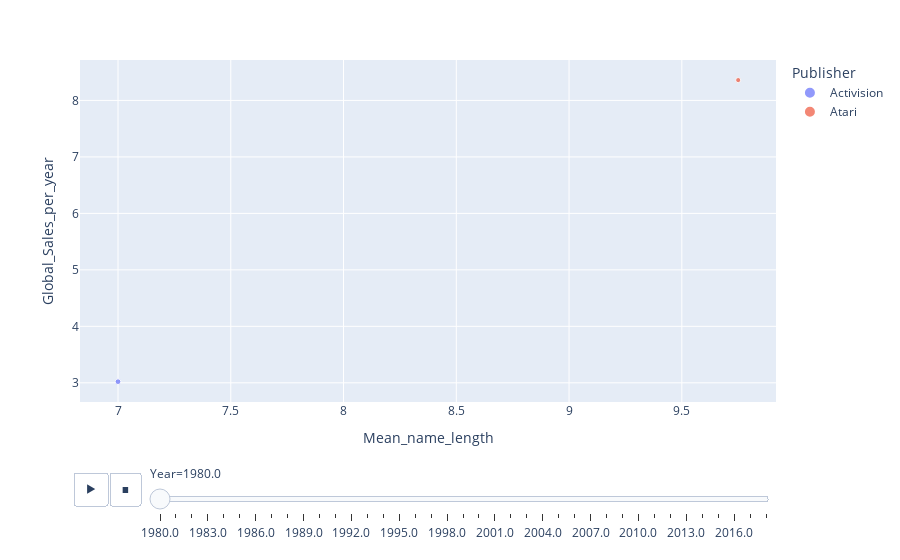

Write notebook code for a chart like this one.
### Markdown cell above
- 3.2.1.3 **Данный график отображает изменения показателя суммарного количества игр в зависимости от средней длины названия игр, выпущенных одной компанией, сквозь различные года**

### Code cell
import plotly.express as px
fig = px.scatter(df_bt, x = 'Mean_name_length', y = 'Global_Sales_per_year', animation_frame = 'Year', color = 'Publisher', size = 'Total_games_amount_per_year')
fig.show()

### Figure 1 — Plotly figure (JSON) as saved in the notebook; plotly's stock layout.template omitted (floating-point values rounded to 4 significant figures)
{"data": [{"hovertemplate": "Publisher=Activision<br>Year=1980.0<br>Mean_name_length=%{x}<br>Global_Sales_per_year=%{y}<br>Total_games_amount_per_year=%{marker.size}<extra></extra>", "legendgroup": "Activision", "marker": {"color": "#636efa", "size": [5], "sizemode": "area", "sizeref": 0.3025, "symbol": "circle"}, "mode": "markers", "name": "Activision", "orientation": "v", "showlegend": true, "type": "scatter", "x": [7], "xaxis": "x", "y": [3.02], "yaxis": "y"}, {"hovertemplate": "Publisher=Atari<br>Year=1980.0<br>Mean_name_length=%{x}<br>Global_Sales_per_year=%{y}<br>Total_games_amount_per_year=%{marker.size}<extra></extra>", "legendgroup": "Atari", "marker": {"color": "#EF553B", "size": [4], "sizemode": "area", "sizeref": 0.3025, "symbol": "circle"}, "mode": "markers", "name": "Atari", "orientation": "v", "showlegend": true, "type": "scatter", "x": [9.75], "xaxis": "x", "y": [8.36], "yaxis": "y"}], "layout": {"legend": {"itemsizing": "constant", "title": {"text": "Publisher"}, "tracegroupgap": 0}, "margin": {"t": 60}, "sliders": [{"active": 0, "currentvalue": {"prefix": "Year="}, "len": 0.9, "pad": {"b": 10, "t": 60}, "steps": [{"args": [["1980.0"], {"frame": {"duration": 0, "redraw": false}, "fromcurrent": true, "mode": "immediate", "transition": {"duration": 0, "easing": "linear"}}], "label": "1980.0", "method": "animate"}, {"args": [["1981.0"], {"frame": {"duration": 0, "redraw": false}, "fromcurrent": true, "mode": "immediate", "transition": {"duration": 0, "easing": "linear"}}], "label": "1981.0", "method": "animate"}, {"args": [["1982.0"], {"frame": {"duration": 0, "redraw": false}, "fromcurrent": true, "mode": "immediate", "transition": {"duration": 0, "easing": "linear"}}], "label": "1982.0", "method": "animate"}, {"args": [["1983.0"], {"frame": {"duration": 0, "redraw": false}, "fromcurrent": true, "mode": "immediate", "transition": {"duration": 0, "easing": "linear"}}], "label": "1983.0", "method": "animate"}, {"args": [["1984.0"], {"frame": {"duration": 0, "redraw": false}, "fromcurrent": true, "mode": "immediate", "transition": {"duration": 0, "easing": "linear"}}], "label": "1984.0", "method": "animate"}, {"args": [["1985.0"], {"frame": {"duration": 0, "redraw": false}, "fromcurrent": true, "mode": "immediate", "transition": {"duration": 0, "easing": "linear"}}], "label": "1985.0", "method": "animate"}, {"args": [["1986.0"], {"frame": {"duration": 0, "redraw": false}, "fromcurrent": true, "mode": "immediate", "transition": {"duration": 0, "easing": "linear"}}], "label": "1986.0", "method": "animate"}, {"args": [["1987.0"], {"frame": {"duration": 0, "redraw": false}, "fromcurrent": true, "mode": "immediate", "transition": {"duration": 0, "easing": "linear"}}], "label": "1987.0", "method": "animate"}, {"args": [["1988.0"], {"frame": {"duration": 0, "redraw": false}, "fromcurrent": true, "mode": "immediate", "transition": {"duration": 0, "easing": "linear"}}], "label": "1988.0", "method": "animate"}, {"args": [["1989.0"], {"frame": {"duration": 0, "redraw": false}, "fromcurrent": true, "mode": "immediate", "transition": {"duration": 0, "easing": "linear"}}], "label": "1989.0", "method": "animate"}, {"args": [["1990.0"], {"frame": {"duration": 0, "redraw": false}, "fromcurrent": true, "mode": "immediate", "transition": {"duration": 0, "easing": "linear"}}], "label": "1990.0", "method": "animate"}, {"args": [["1991.0"], {"frame": {"duration": 0, "redraw": false}, "fromcurrent": true, "mode": "immediate", "transition": {"duration": 0, "easing": "linear"}}], "label": "1991.0", "method": "animate"}, {"args": [["1992.0"], {"frame": {"duration": 0, "redraw": false}, "fromcurrent": true, "mode": "immediate", "transition": {"duration": 0, "easing": "linear"}}], "label": "1992.0", "method": "animate"}, {"args": [["1993.0"], {"frame": {"duration": 0, "redraw": false}, "fromcurrent": true, "mode": "immediate", "transition": {"duration": 0, "easing": "linear"}}], "label": "1993.0", "method": "animate"}, {"args": [["1994.0"], {"frame": {"duration": 0, "redraw": false}, "fromcurrent": true, "mode": "immediate", "transition": {"duration": 0, "easing": "linear"}}], "label": "1994.0", "method": "animate"}, {"args": [["1995.0"], {"frame": {"duration": 0, "redraw": false}, "fromcurrent": true, "mode": "immediate", "transition": {"duration": 0, "easing": "linear"}}], "label": "1995.0", "method": "animate"}, {"args": [["1996.0"], {"frame": {"duration": 0, "redraw": false}, "fromcurrent": true, "mode": "immediate", "transition": {"duration": 0, "easing": "linear"}}], "label": "1996.0", "method": "animate"}, {"args": [["1997.0"], {"frame": {"duration": 0, "redraw": false}, "fromcurrent": true, "mode": "immediate", "transition": {"duration": 0, "easing": "linear"}}], "label": "1997.0", "method": "animate"}, {"args": [["1998.0"], {"frame": {"duration": 0, "redraw": false}, "fromcurrent": true, "mode": "immediate", "transition": {"duration": 0, "easing": "linear"}}], "label": "1998.0", "method": "animate"}, {"args": [["1999.0"], {"frame": {"duration": 0, "redraw": false}, "fromcurrent": true, "mode": "immediate", "transition": {"duration": 0, "easing": "linear"}}], "label": "1999.0", "method": "animate"}, {"args": [["2000.0"], {"frame": {"duration": 0, "redraw": false}, "fromcurrent": true, "mode": "immediate", "transition": {"duration": 0, "easing": "linear"}}], "label": "2000.0", "method": "animate"}, {"args": [["2001.0"], {"frame": {"duration": 0, "redraw": false}, "fromcurrent": true, "mode": "immediate", "transition": {"duration": 0, "easing": "linear"}}], "label": "2001.0", "method": "animate"}, {"args": [["2002.0"], {"frame": {"duration": 0, "redraw": false}, "fromcurrent": true, "mode": "immediate", "transition": {"duration": 0, "easing": "linear"}}], "label": "2002.0", "method": "animate"}, {"args": [["2003.0"], {"frame": {"duration": 0, "redraw": false}, "fromcurrent": true, "mode": "immediate", "transition": {"duration": 0, "easing": "linear"}}], "label": "2003.0", "method": "animate"}, {"args": [["2004.0"], {"frame": {"duration": 0, "redraw": false}, "fromcurrent": true, "mode": "immediate", "transition": {"duration": 0, "easing": "linear"}}], "label": "2004.0", "method": "animate"}, {"args": [["2005.0"], {"frame": {"duration": 0, "redraw": false}, "fromcurrent": true, "mode": "immediate", "transition": {"duration": 0, "easing": "linear"}}], "label": "2005.0", "method": "animate"}, {"args": [["2006.0"], {"frame": {"duration": 0, "redraw": false}, "fromcurrent": true, "mode": "immediate", "transition": {"duration": 0, "easing": "linear"}}], "label": "2006.0", "method": "animate"}, {"args": [["2007.0"], {"frame": {"duration": 0, "redraw": false}, "fromcurrent": true, "mode": "immediate", "transition": {"duration": 0, "easing": "linear"}}], "label": "2007.0", "method": "animate"}, {"args": [["2008.0"], {"frame": {"duration": 0, "redraw": false}, "fromcurrent": true, "mode": "immediate", "transition": {"duration": 0, "easing": "linear"}}], "label": "2008.0", "method": "animate"}, {"args": [["2009.0"], {"frame": {"duration": 0, "redraw": false}, "fromcurrent": true, "mode": "immediate", "transition": {"duration": 0, "easing": "linear"}}], "label": "2009.0", "method": "animate"}, {"args": [["2010.0"], {"frame": {"duration": 0, "redraw": false}, "fromcurrent": true, "mode": "immediate", "transition": {"duration": 0, "easing": "linear"}}], "label": "2010.0", "method": "animate"}, {"args": [["2011.0"], {"frame": {"duration": 0, "redraw": false}, "fromcurrent": true, "mode": "immediate", "transition": {"duration": 0, "easing": "linear"}}], "label": "2011.0", "method": "animate"}, {"args": [["2012.0"], {"frame": {"duration": 0, "redraw": false}, "fromcurrent": true, "mode": "immediate", "transition": {"duration": 0, "easing": "linear"}}], "label": "2012.0", "method": "animate"}, {"args": [["2013.0"], {"frame": {"duration": 0, "redraw": false}, "fromcurrent": true, "mode": "immediate", "transition": {"duration": 0, "easing": "linear"}}], "label": "2013.0", "method": "animate"}, {"args": [["2014.0"], {"frame": {"duration": 0, "redraw": false}, "fromcurrent": true, "mode": "immediate", "transition": {"duration": 0, "easing": "linear"}}], "label": "2014.0", "method": "animate"}, {"args": [["2015.0"], {"frame": {"duration": 0, "redraw": false}, "fromcurrent": true, "mode": "immediate", "transition": {"duration": 0, "easing": "linear"}}], "label": "2015.0", "method": "animate"}, {"args": [["2016.0"], {"frame": {"duration": 0, "redraw": false}, "fromcurrent": true, "mode": "immediate", "transition": {"duration": 0, "easing": "linear"}}], "label": "2016.0", "method": "animate"}, {"args": [["2017.0"], {"frame": {"duration": 0, "redraw": false}, "fromcurrent": true, "mode": "immediate", "transition": {"duration": 0, "easing": "linear"}}], "label": "2017.0", "method": "animate"}, {"args": [["2020.0"], {"frame": {"duration": 0, "redraw": false}, "fromcurrent": true, "mode": "immediate", "transition": {"duration": 0, "easing": "linear"}}], "label": "2020.0", "method": "animate"}], "x": 0.1, "xanchor": "left", "y": 0, "yanchor": "top"}], "updatemenus": [{"buttons": [{"args": [null, {"frame": {"duration": 500, "redraw": false}, "fromcurrent": true, "mode": "immediate", "transition": {"duration": 500, "easing": "linear"}}], "label": "&#9654;", "method": "animate"}, {"args": [[null], {"frame": {"duration": 0, "redraw": false}, "fromcurrent": true, "mode": "immediate", "transition": {"duration": 0, "easing": "linear"}}], "label": "&#9724;", "method": "animate"}], "direction": "left", "pad": {"r": 10, "t": 70}, "showactive": false, "type": "buttons", "x": 0.1, "xanchor": "right", "y": 0, "yanchor": "top"}], "xaxis": {"anchor": "y", "domain": [0, 1], "title": {"text": "Mean_name_length"}}, "yaxis": {"anchor": "x", "domain": [0, 1], "title": {"text": "Global_Sales_per_year"}}}}
